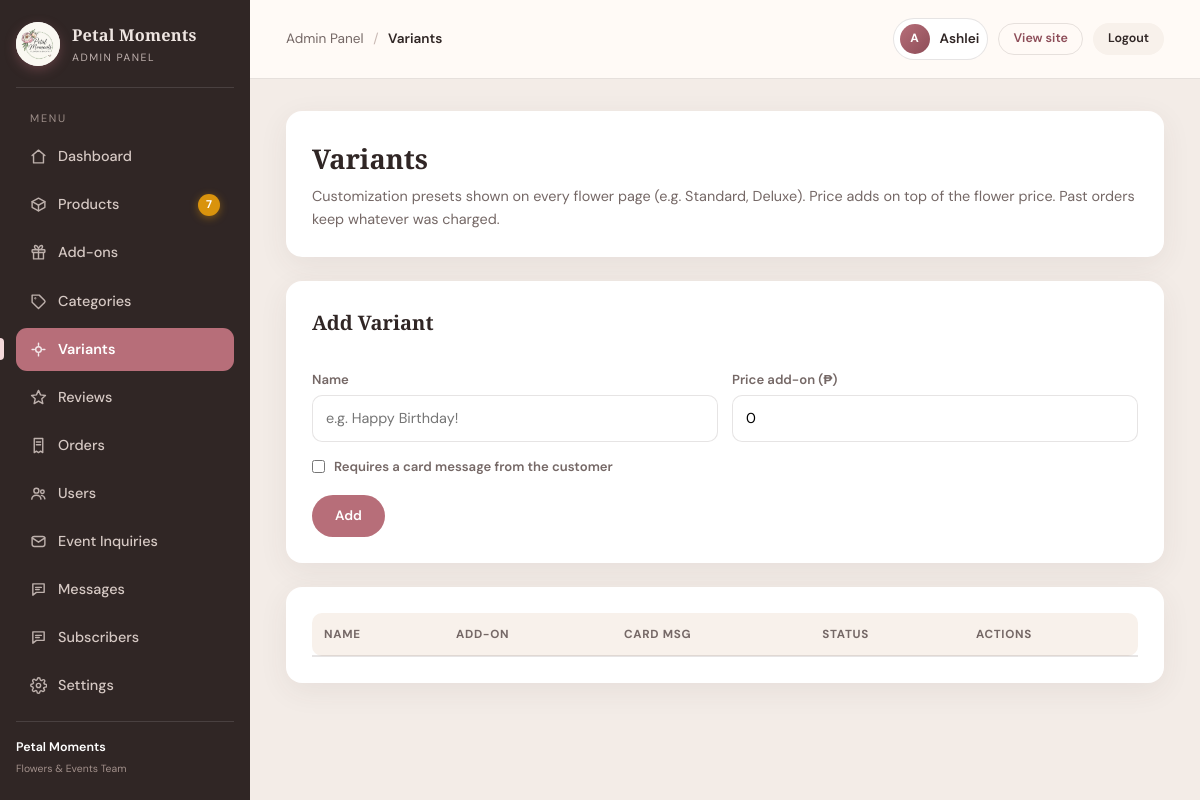
Before: /admin/variants.php (signed in) with the older database file.
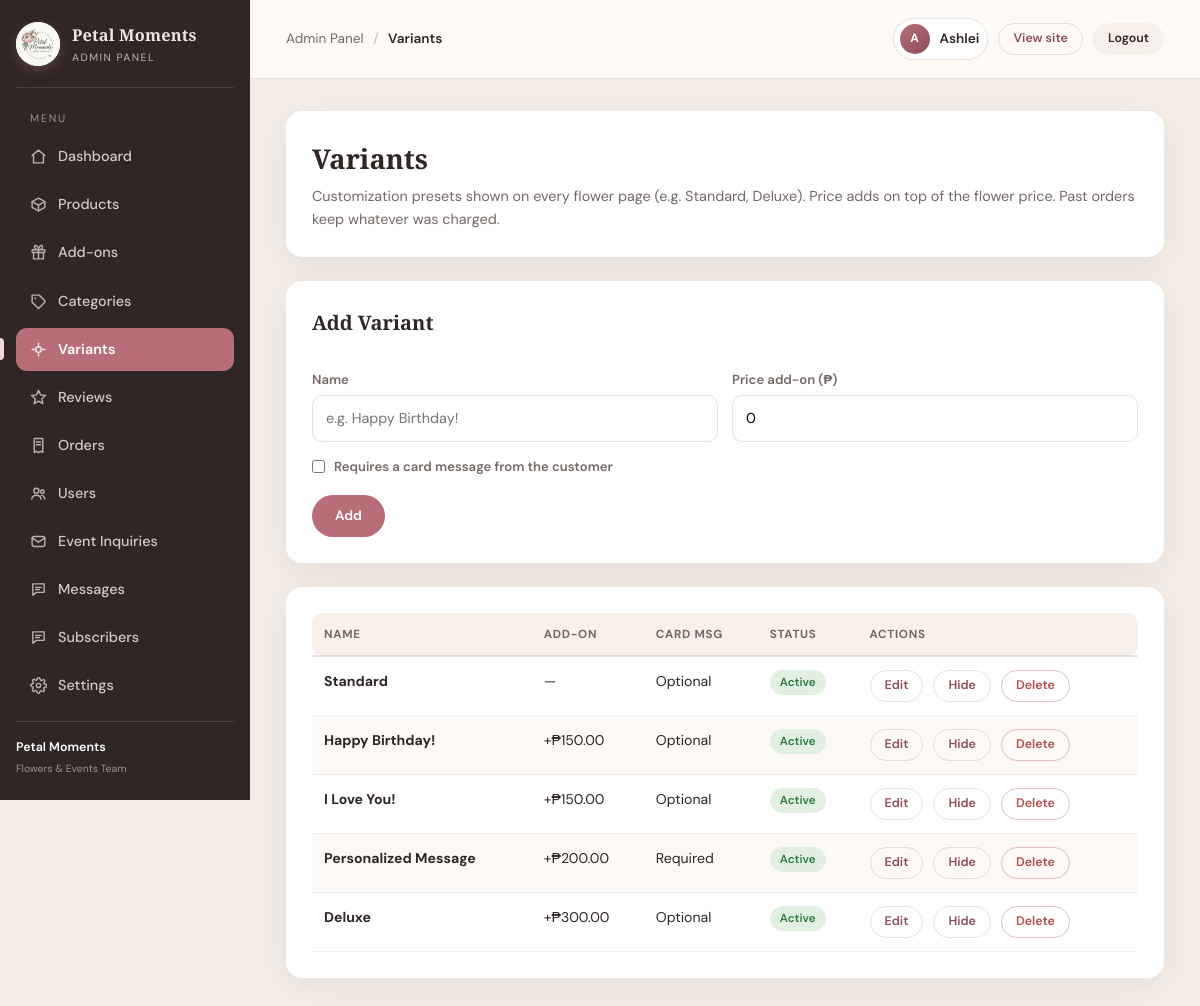
After: the same page with the newer database file.
### tables this page shows
CREATE TABLE variants (
  id             INT UNSIGNED AUTO_INCREMENT PRIMARY KEY,
  name           VARCHAR(60)  NOT NULL UNIQUE,
  price_adjust   DECIMAL(10,2) NOT NULL DEFAULT 0.00,
  needs_message  TINYINT(1)   NOT NULL DEFAULT 0,
  is_active      TINYINT(1)   NOT NULL DEFAULT 1
);

### config/functions.php (called while the page is built, shortened)
<?php
require_once __DIR__ . '/database.php';
function e($value)
{
    return htmlspecialchars((string)$value);
}
function is_logged_in()
{
    return isset($_SESSION['user_id']);
}
function is_admin()
{
    return current_role() === 'admin';
}
function current_role()
{
    static $roles = [];
    $id = (int)$_SESSION['user_id'];
    if (!array_key_exists($id, $roles)) {
        $stmt = db()->prepare('SELECT role FROM users WHERE id = :id AND is_active = 1');
        $stmt->execute([':id' => $id]);
        $roles[$id] = $stmt->fetchColumn() ?: '';
    }
    return $roles[$id];
}
function require_admin()
{
    if (!is_admin()) {
        http_response_code(403);
        die('Access denied.');
    }
}

### config/database.php (called while the page is built, shortened)
<?php
function db() {
    try {
        $pdo = new PDO(
            'mysql:host=' . DB_HOST . ';dbname=' . DB_NAME . ';charset=utf8mb4',
            DB_USER,
            DB_PASS
        );
        $pdo->setAttribute(PDO::ATTR_DEFAULT_FETCH_MODE, PDO::FETCH_ASSOC);
        $pdo->setAttribute(PDO::ATTR_ERRMODE, PDO::ERRMODE_EXCEPTION);
        return $pdo;
    } catch (PDOException $e) {
        die('Database connection failed: ' . $e->getMessage());
    }
}

### admin/variants.php (the view, shortened to what this page needs)
<?php
require_once __DIR__ . '/../config/functions.php';
require_admin();
$active = 'variants';
include __DIR__ . '/includes/admin_header.php';
$variants = $pdo->query("SELECT * FROM variants ORDER BY price_adjust ASC, id ASC")->fetchAll();
$editing = null;
?>
<div class="admin-card">
    <h1>Variants</h1>
    <p>Customization presets shown on every flower page (e.g. Standard, Deluxe). Price adds on top of the flower price. Past orders keep whatever was charged.</p>
</div>
<div class="admin-card">
    <h2><?php echo $editing ? 'Edit Variant' : 'Add Variant'; ?></h2>
    <form method="post" action="variants.php" class="admin-form">
        <div class="form-row">
            <div>
                <label>Name</label>
                <input type="text" name="name" value="<?php echo e($editing['name'] ?? ''); ?>" placeholder="e.g. Happy Birthday!" required>
            </div>
            <div>
                <label>Price add-on (₱)</label>
                <input type="number" name="price_adjust" step="0.01" min="0" value="<?php echo e($editing['price_adjust'] ?? '0'); ?>" required>
            </div>
        </div>
        <label class="checkbox"><input type="checkbox" name="needs_message" <?php echo ($editing && $editing['needs_message']) ? 'checked' : ''; ?>> Requires a card message from the customer</label>
        <div class="form-actions">
            <button type="submit" class="btn btn-primary"><?php echo $editing ? 'Save' : 'Add'; ?></button>
        </div>
    </form>
</div>
<div class="admin-card">
    <div class="table-scroll">
    <table class="admin-table">
        <thead><tr><th>Name</th><th>Add-on</th><th>Card msg</th><th>Status</th><th>Actions</th></tr></thead>
        <tbody>
        <?php foreach ($variants as $v): ?>
            <tr>
                <td><strong><?php echo e($v['name']); ?></strong></td>
                <td><?php echo $v['price_adjust'] > 0 ? '+₱' . number_format((float)$v['price_adjust'], 2) : '—'; ?></td>
                <td><?php echo $v['needs_message'] ? 'Required' : 'Optional'; ?></td>
                <td><span class="chip <?php echo $v['is_active'] ? 'chip-yes' : 'chip-no'; ?>"><?php echo $v['is_active'] ? 'Active' : 'Hidden'; ?></span></td>
                <td>
                    <div class="cell-actions">
                        <a class="btn btn-ghost btn-sm" href="variants.php?edit=<?php echo (int)$v['id']; ?>">Edit</a>
                        <a class="btn btn-ghost btn-sm" href="variants.php?toggle=<?php echo (int)$v['id']; ?>"><?php echo $v['is_active'] ? 'Hide' : 'Show'; ?></a>
                        <a class="btn btn-danger btn-sm" href="variants.php?delete=<?php echo (int)$v['id']; ?>" onclick="return confirm('Delete this variant? Past orders are unaffected.');">Delete</a>
                    </div>
                </td>
            </tr>
        <?php endforeach; ?>
        </tbody>
    </table>
    </div>
</div>
<?php include __DIR__ . '/includes/admin_footer.php'; ?>

### admin/includes/admin_header.php (shortened to what this page needs)
<?php
require_once __DIR__ . '/../../config/functions.php';
$panelLabel = is_admin() ? 'Admin Panel' : 'Employee Panel';
$navLabels = [
    'dashboard'   => 'Dashboard',
    'products'    => 'Products',
    'addons'      => 'Add-ons',
    'variants'    => 'Variants',
    'reviews'     => 'Reviews',
    'categories'  => 'Categories',
    'orders'      => 'Orders',
    'users'       => 'Users',
    'inquiries'   => 'Event Inquiries',
    'messages'    => 'Messages',
    'subscribers' => 'Subscribers',
    'settings'    => 'Settings',
];
$crumbLabel = $navLabels[$active ?? ''] ?? 'Admin Panel';
$navCounts = ['orders' => 0, 'inquiries' => 0, 'messages' => 0, 'lowstock' => 0];
try {
    $navDb = db();
    $navCounts['orders']    = (int)$navDb->query("SELECT COUNT(*) FROM orders WHERE status = 'pending'")->fetchColumn();
    $navCounts['inquiries'] = (int)$navDb->query("SELECT COUNT(*) FROM event_inquiries WHERE status = 'pending'")->fetchColumn();
    $navCounts['messages']  = (int)$navDb->query("SELECT COUNT(*) FROM contact_messages WHERE status = 'new'")->fetchColumn();
    $navCounts['lowstock']  = (int)$navDb->query("SELECT COUNT(*) FROM products WHERE is_active = 1 AND stock <= 5")->fetchColumn();
} catch (Exception $e) {  }
?>
<!DOCTYPE html>
<html lang="en">
<head>
    <link rel="stylesheet" href="admin_style.css?v=<?php echo filemtime(__DIR__ . '/../admin_style.css'); ?>" />
</head>
<body class="admin-body">
<div class="admin-layout">
    <aside class="admin-sidebar">
        <div class="admin-brand">
            <img src="logo.png" alt="Petal Moments logo" class="brand-logo" />
            <div>
                <strong>Petal Moments</strong>
                <small><?php echo e($panelLabel); ?></small>
            </div>
        </div>
        <div class="admin-nav-label">Menu</div>
        <nav class="admin-nav">
            <a href="<?php echo is_admin() ? 'index.php' : 'employee.php'; ?>" class="<?php echo ($active ?? '') === 'dashboard' ? 'active' : ''; ?>">
                <svg viewBox="0 0 24 24" fill="none" stroke="currentColor" stroke-width="2" stroke-linecap="round" stroke-linejoin="round"><path d="M3 10.5 12 3l9 7.5"/><path d="M5 9.5V21h14V9.5"/></svg>
                Dashboard
            </a>
            <?php if (is_admin()): ?>
            <a href="products.php" class="<?php echo ($active ?? '') === 'products' ? 'active' : ''; ?>">
                <svg viewBox="0 0 24 24" fill="none" stroke="currentColor" stroke-width="2" stroke-linecap="round" stroke-linejoin="round"><path d="M21 8 12 3 3 8v8l9 5 9-5V8Z"/><path d="M3 8l9 5 9-5"/><path d="M12 13v8"/></svg>
                Products
                <?php if ($navCounts['lowstock'] > 0): ?><span class="nav-badge warn" title="<?php echo (int)$navCounts['lowstock']; ?> products low on stock"><?php echo (int)$navCounts['lowstock']; ?></span><?php endif; ?>
            </a>
            <a href="addons.php" class="<?php echo ($active ?? '') === 'addons' ? 'active' : ''; ?>">
                <svg viewBox="0 0 24 24" fill="none" stroke="currentColor" stroke-width="2" stroke-linecap="round" stroke-linejoin="round"><rect x="3" y="8" width="18" height="4" rx="1"/><path d="M12 8v13M5 12v9h14v-9M12 8s-4 0-5-2-1-4 1-4 3 2 4 4ZM12 8s4 0 5-2 1-4-1-4-3 2-4 4Z"/></svg>
                Add-ons
            </a>
            <a href="categories.php" class="<?php echo ($active ?? '') === 'categories' ? 'active' : ''; ?>">
                <svg viewBox="0 0 24 24" fill="none" stroke="currentColor" stroke-width="2" stroke-linecap="round" stroke-linejoin="round"><path d="M20.6 13.4 12 22l-9-9V3h10l7.6 7.6a2 2 0 0 1 0 2.8Z"/><circle cx="7.5" cy="7.5" r=".5"/></svg>
                Categories
            </a>
            <a href="variants.php" class="<?php echo ($active ?? '') === 'variants' ? 'active' : ''; ?>">
                <svg viewBox="0 0 24 24" fill="none" stroke="currentColor" stroke-width="2" stroke-linecap="round" stroke-linejoin="round"><path d="M12 3v3M12 18v3M3 12h3M18 12h3"/><circle cx="12" cy="12" r="4"/></svg>
                Variants
            </a>
            <a href="reviews.php" class="<?php echo ($active ?? '') === 'reviews' ? 'active' : ''; ?>">
                <svg viewBox="0 0 24 24" fill="none" stroke="currentColor" stroke-width="2" stroke-linecap="round" stroke-linejoin="round"><path d="M12 2l2.9 6.3 6.9.8-5.1 4.7 1.4 6.8L12 17l-6.1 3.6 1.4-6.8L2.2 9.1l6.9-.8L12 2Z"/></svg>
                Reviews
            </a>
            <?php endif; ?>
            <a href="orders.php" class="<?php echo ($active ?? '') === 'orders' ? 'active' : ''; ?>">
                <svg viewBox="0 0 24 24" fill="none" stroke="currentColor" stroke-width="2" stroke-linecap="round" stroke-linejoin="round"><path d="M6 2h12v20l-3-2-3 2-3-2-3 2V2Z"/><path d="M9 7h6"/><path d="M9 11h6"/></svg>
                Orders
            </a>
            <?php if (is_admin()): ?>
            <a href="users.php" class="<?php echo ($active ?? '') === 'users' ? 'active' : ''; ?>">
                <svg viewBox="0 0 24 24" fill="none" stroke="currentColor" stroke-width="2" stroke-linecap="round" stroke-linejoin="round"><circle cx="9" cy="8" r="3.5"/><path d="M2.5 20c.5-3.5 3.2-5.5 6.5-5.5s6 2 6.5 5.5"/><circle cx="17.5" cy="9.5" r="2.5"/><path d="M16 14.6c2.6.3 4.5 2 5 4.9"/></svg>
                Users
            </a>
            <?php endif; ?>
            <a href="inquiries.php" class="<?php echo ($active ?? '') === 'inquiries' ? 'active' : ''; ?>">
                <svg viewBox="0 0 24 24" fill="none" stroke="currentColor" stroke-width="2" stroke-linecap="round" stroke-linejoin="round"><rect x="3" y="5" width="18" height="14" rx="3"/><path d="m3 7 9 6 9-6"/></svg>
                Event Inquiries
            </a>
            <a href="messages.php" class="<?php echo ($active ?? '') === 'messages' ? 'active' : ''; ?>">
                <svg viewBox="0 0 24 24" fill="none" stroke="currentColor" stroke-width="2" stroke-linecap="round" stroke-linejoin="round"><path d="M4 4h16v12H9l-5 4V4Z"/><path d="M8 9h8"/><path d="M8 12h5"/></svg>
                Messages
            </a>
            <?php if (is_admin()): ?>
            <a href="subscribers.php" class="<?php echo ($active ?? '') === 'subscribers' ? 'active' : ''; ?>">
                <svg viewBox="0 0 24 24" fill="none" stroke="currentColor" stroke-width="2" stroke-linecap="round" stroke-linejoin="round"><path d="M4 4h16v12H9l-5 4V4Z"/><path d="M8 9h8"/><path d="M8 12h5"/></svg>
                Subscribers
            </a>
            <a href="settings.php" class="<?php echo ($active ?? '') === 'settings' ? 'active' : ''; ?>">
                Settings
            </a>
            <?php endif; ?>
        </nav>
        <div class="admin-sidebar-foot">
            <span>Petal Moments</span>
            <small>Flowers &amp; Events Team</small>
        </div>
    </aside>
    <div class="admin-content">
        <header class="admin-topbar">
            <div class="crumb"><?php echo e($panelLabel); ?> <span class="crumb-span">/</span> <b><?php echo e($crumbLabel); ?></b></div>
            <div class="topbar-right">
                <div class="admin-user">
                    <span class="avatar avatar-sm"><?php echo is_admin() ? 'A' : 'E'; ?></span>
                    <span><?php echo e($_SESSION['name'] ?? ucfirst(current_role())); ?></span>
                </div>
                <a class="btn btn-ghost btn-sm" href="../index.php">View site</a>
                <a class="btn btn-light btn-sm" href="../logout.php" data-logout-confirm>Logout</a>
            </div>
        </header>
        <main class="admin-main">

### admin/includes/admin_footer.php (shortened to what this page needs)
</main>
    </div>
</div>
</body>
</html>

Changed rows visible on the page:
added variants: name "Standard", needs_message "Optional", is_active "Active"
added variants: name "Happy Birthday!", price_adjust "150.00", needs_message "Optional", is_active "Active"
added variants: name "I Love You!", price_adjust "150.00", needs_message "Optional", is_active "Active"
added variants: name "Personalized Message", price_adjust "200.00", needs_message "Required", is_active "Active"
added variants: name "Deluxe", price_adjust "300.00", needs_message "Optional", is_active "Active"
Other visible differences:
$navCounts['lowstock']: "7" → (not shown)
